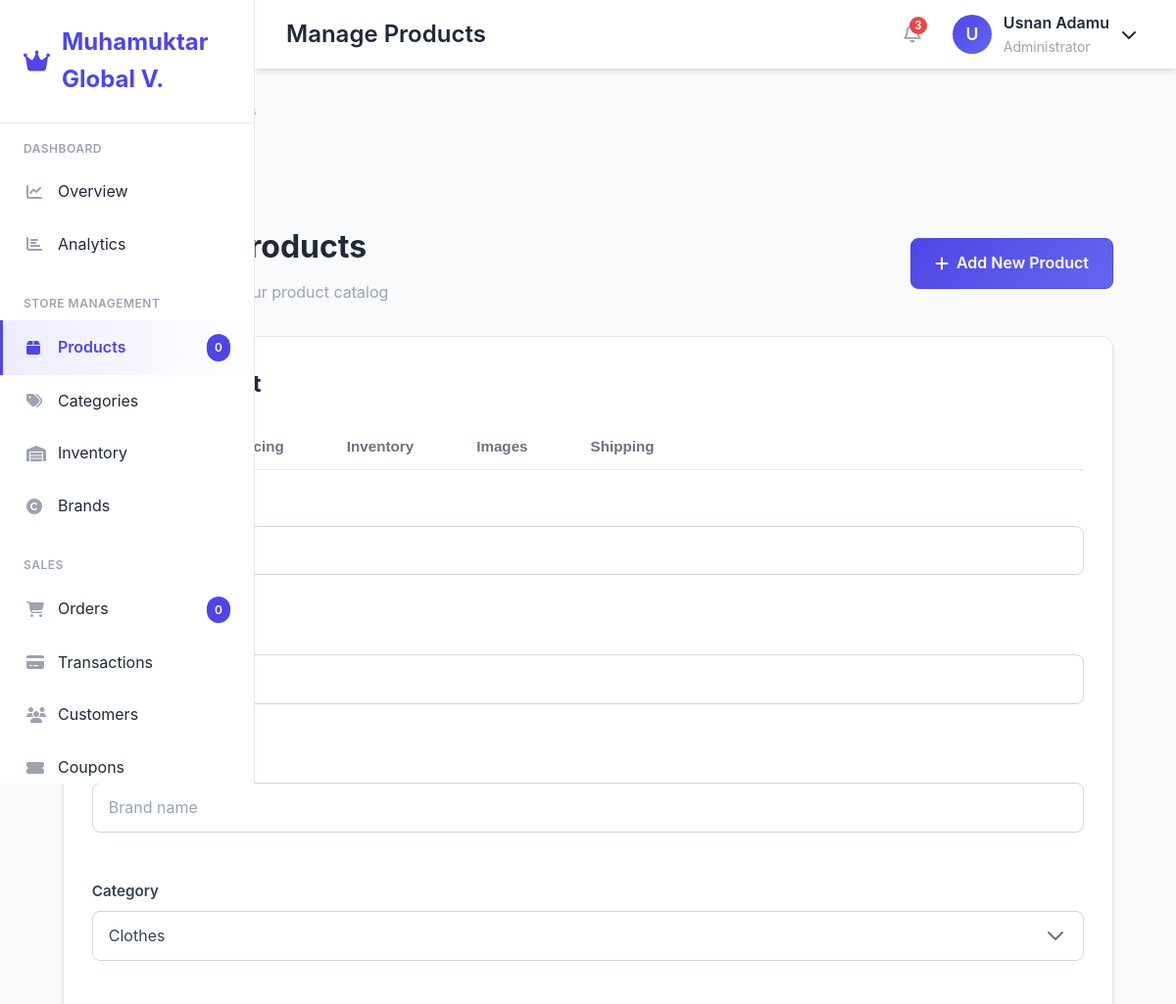
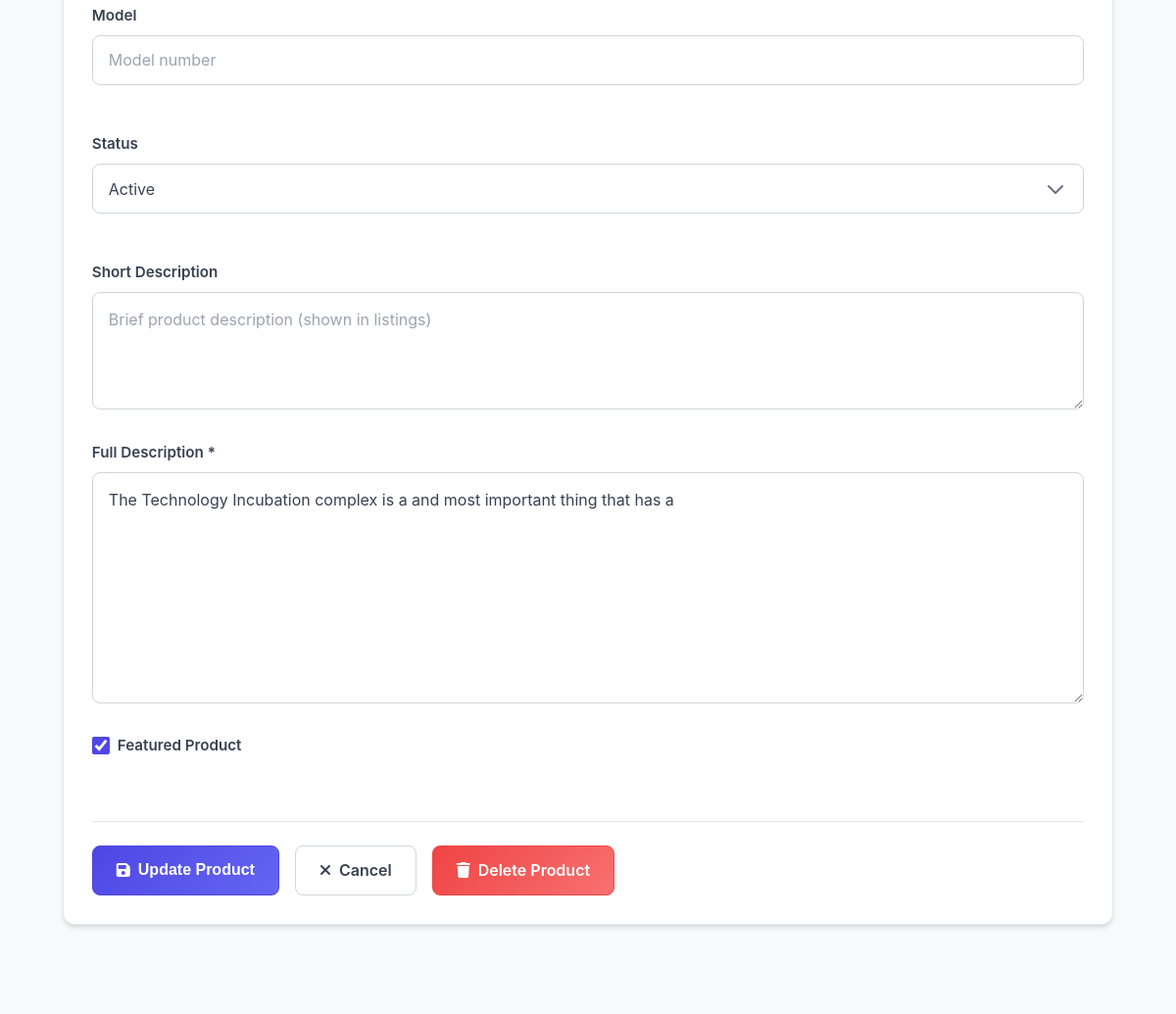
Page /admin/products.php?action=edit&id=2 (signed in) on the committed database (2 pictures, top to bottom).
### tables this page shows
CREATE TABLE `products` (
  `id` int(11) NOT NULL AUTO_INCREMENT,
  `name` varchar(255) NOT NULL,
  `slug` varchar(191) NOT NULL,
  `description` text,
  `price` decimal(10,2) NOT NULL,
  `discount_price` decimal(10,2) DEFAULT NULL,
  `cost_price` decimal(10,2) DEFAULT NULL,
  `category_id` int(11) DEFAULT NULL,
  `brand` varchar(255) DEFAULT NULL,
  `sku` varchar(100) DEFAULT NULL,
  `upc` varchar(50) DEFAULT NULL,
  `ean` varchar(50) DEFAULT NULL,
  `model` varchar(100) DEFAULT NULL,
  `weight` decimal(10,2) DEFAULT NULL,
  `dimensions` varchar(50) DEFAULT NULL,
  `short_description` text,
  `stock` int(11) DEFAULT '0',
  `status` enum('draft','active','inactive','out_of_stock') DEFAULT 'draft',
  `featured` tinyint(1) DEFAULT '0',
  `created_at` timestamp NOT NULL DEFAULT CURRENT_TIMESTAMP,
  `is_virtual` tinyint(1) DEFAULT '0',
  `downloadable` tinyint(1) DEFAULT '0',
  `taxable` tinyint(1) DEFAULT '1',
  `meta_title` varchar(255) DEFAULT NULL,
  `meta_keywords` text,
  `meta_description` text,
  `updated_at` timestamp NULL DEFAULT CURRENT_TIMESTAMP ON UPDATE CURRENT_TIMESTAMP,
  `deleted_at` datetime DEFAULT NULL,
  PRIMARY KEY (`id`),
  UNIQUE KEY `uq_products_slug` (`slug`),
  KEY `idx_products_category` (`category_id`),
  CONSTRAINT `fk_products_category` FOREIGN KEY (`category_id`) REFERENCES `categories` (`id`) ON DELETE SET NULL
);

CREATE TABLE `categories` (
  `id` int(11) NOT NULL AUTO_INCREMENT,
  `name` varchar(100) NOT NULL,
  `slug` varchar(120) NOT NULL,
  `created_at` timestamp NOT NULL DEFAULT CURRENT_TIMESTAMP,
  `description` text,
  `updated_at` datetime DEFAULT NULL,
  `parent_id` int(11) DEFAULT NULL,
  `display_order` int(11) DEFAULT '0',
  `image` varchar(255) DEFAULT NULL,
  `meta_title` varchar(255) DEFAULT NULL,
  `meta_description` text,
  `meta_keywords` text,
  `status` enum('active','inactive') DEFAULT 'active',
  PRIMARY KEY (`id`),
  UNIQUE KEY `slug` (`slug`),
  KEY `idx_parent` (`parent_id`),
  CONSTRAINT `fk_parent` FOREIGN KEY (`parent_id`) REFERENCES `categories` (`id`) ON DELETE SET NULL
);

### admin/products.php (the view, shortened to what this page needs)
<?php
require_once '../includes/auth.php';
$action = $_GET['action'] ?? '';
$id = (int)($_GET['id'] ?? 0);
$categories = [];
$edit_product = null;
try {
    $stmt = $pdo->query("SELECT id, name FROM categories ORDER BY name");
    $categories = $stmt->fetchAll(PDO::FETCH_ASSOC);
} catch (Exception $e) {
    $categories = [];
}
if ($action === 'edit' && $id > 0) {
    try {
        $stmt = $pdo->prepare("SELECT * FROM products WHERE id = ?");
        $stmt->execute([$id]);
        $edit_product = $stmt->fetch(PDO::FETCH_ASSOC);
    } catch (Exception $e) {
    }
}
require_once 'header.php';
?>
<div class="admin-main">
    <div style="display: flex; justify-content: space-between; align-items: center; margin-bottom: 2rem;">
        <div>
            <h1 style="font-size: 2rem; margin-bottom: 0.5rem; color: var(--admin-dark);">
                <i class="fas fa-box"></i> Manage Products
            </h1>
            <p style="color: var(--admin-gray);">Add, edit, and manage your product catalog</p>
        </div>
        <a href="?action=add" class="btn btn-primary" style="display: inline-flex; align-items: center; gap: 0.5rem;">
            <i class="fas fa-plus"></i> Add New Product
        </a>
    </div>
    <?php if ($action === 'add' || $action === 'edit'): ?>
        <div class="card">
            <h2 style="margin-bottom: 1.5rem; color: var(--admin-dark);">
            </h2>
            <form method="post" enctype="multipart/form-data" id="productForm">
                <div style="border-bottom: 1px solid var(--admin-border); margin-bottom: 1.5rem;">
                    <div style="display: flex; gap: 1rem; overflow-x: auto;">
                        <button type="button" class="tab-btn active" data-tab="general">General</button>
                        <button type="button" class="tab-btn" data-tab="pricing">Pricing</button>
                        <button type="button" class="tab-btn" data-tab="inventory">Inventory</button>
                        <button type="button" class="tab-btn" data-tab="images">Images</button>
                        <button type="button" class="tab-btn" data-tab="shipping">Shipping</button>
                    </div>
                </div>
                <div class="tab-content active" id="generalTab">
                    <div class="form-grid">
                        <div class="form-group">
                            <label class="form-label">Product Name *</label>
                            <input type="text" name="name"
                                   value="<?= htmlspecialchars($edit_product['name'] ?? '') ?>"
                                   required class="form-control" placeholder="Enter product name">
                        </div>
                        <div class="form-group">
                            <label class="form-label">SKU</label>
                            <input type="text" name="sku"
                                   value="<?= htmlspecialchars($edit_product['sku'] ?? '') ?>"
                                   class="form-control" placeholder="SKU-001">
                        </div>
                        <div class="form-group">
                            <label class="form-label">Brand</label>
                            <input type="text" name="brand"
                                   value="<?= htmlspecialchars($edit_product['brand'] ?? '') ?>"
                                   class="form-control" placeholder="Brand name">
                        </div>
                    </div>
                    <div class="form-grid">
                        <div class="form-group">
                            <label class="form-label">Category</label>
                            <select name="category_id" class="form-control">
                                <?php foreach ($categories as $cat): ?>
                                    <option value="<?= $cat['id'] ?>"
                                        <?= ($edit_product['category_id'] ?? 0) == $cat['id'] ? 'selected' : '' ?>>
                                        <?= htmlspecialchars($cat['name']) ?>
                                    </option>
                                <?php endforeach; ?>
                            </select>
                        </div>
                        <div class="form-group">
                            <label class="form-label">Model</label>
                            <input type="text" name="model"
                                   value="<?= htmlspecialchars($edit_product['model'] ?? '') ?>"
                                   class="form-control" placeholder="Model number">
                        </div>
                        <div class="form-group">
                            <label class="form-label">Status</label>
                            <select name="status" class="form-control">
                                <option value="active" <?= ($edit_product['status'] ?? '') === 'active' ? 'selected' : '' ?>>Active</option>
                            </select>
                        </div>
                    </div>
                    <div class="form-group">
                        <label class="form-label">Short Description</label>
                        <textarea name="short_description" rows="3" class="form-control"
                                  placeholder="Brief product description (shown in listings)"><?= htmlspecialchars($edit_product['short_description'] ?? '') ?></textarea>
                    </div>
                    <div class="form-group">
                        <label class="form-label">Full Description *</label>
                        <textarea name="description" rows="8" class="form-control"
                                  placeholder="Detailed product description" required><?= htmlspecialchars($edit_product['description'] ?? '') ?></textarea>
                    </div>
                    <div class="form-grid">
                        <div class="form-group">
                            <label class="form-label" style="display: flex; align-items: center; gap: 0.5rem;">
                                <input type="checkbox" name="featured" value="1"
                                       <?= ($edit_product['featured'] ?? 0) ? 'checked' : '' ?>>
                                Featured Product
                            </label>
                        </div>
                    </div>
                </div>
                <div style="display: flex; gap: 1rem; margin-top: 2rem; padding-top: 1.5rem; border-top: 1px solid var(--admin-border);">
                    <button type="submit" class="btn btn-primary">
                        <i class="fas fa-save"></i>
                        <?= $edit_product ? 'Update Product' : 'Add Product' ?>
                    </button>
                    <?php if ($edit_product): ?>
                        <a href="products.php" class="btn btn-secondary">
                            <i class="fas fa-times"></i> Cancel
                        </a>
                        <a href="?action=delete&id=<?= $edit_product['id'] ?>"
                           class="btn btn-danger"
                           onclick="return confirm('Delete this product? This action cannot be undone.')">
                            <i class="fas fa-trash"></i> Delete Product
                        </a>
                    <?php endif; ?>
                </div>
            </form>
        </div>
    <?php endif; ?>
</div>

### admin/header.php (style rules this page uses)
:root { --admin-primary: #4f46e5; --admin-primary-dark: #4338ca; --admin-primary-light: #6366f1; --admin-secondary: #10b981; --admin-danger: #ef4444; --admin-warning: #f59e0b; --admin-info: #3b82f6; --admin-dark: #1f2937; --admin-light: #f9fafb; --admin-gray: #9ca3af; --admin-border: #e5e7eb; --admin-shadow: 0 4px 6px -1px rgba(0, 0, 0, 0.1), 0 2px 4px -1px rgba(0, 0, 0, 0.06); --admin-shadow-lg: 0 10px 15px -3px rgba(0, 0, 0, 0.1), 0 4px 6px -2px rgba(0, 0, 0, 0.05); --sidebar-width: 260px; --header-height: 70px; --transition: all 0.3s ease; }
* { margin: 0; padding: 0; box-sizing: border-box; }
body { font-family: -apple-system, BlinkMacSystemFont, 'Segoe UI', Roboto, sans-serif; background: var(--admin-light); color: var(--admin-dark); line-height: 1.6; min-height: 100vh; }
.admin-main { margin-left: var(--sidebar-width); margin-top: var(--header-height); padding: 2rem; min-height: calc(100vh - var(--header-height)); transition: var(--transition); }

### admin/products.php (style rules this page uses)
.admin-main { margin-left: 260px; margin-top: 70px; padding: 2rem; background: #f8fafc; min-height: calc(100vh - 70px); transition: all 0.3s ease; }
.card { background: white; border-radius: 12px; box-shadow: 0 4px 6px -1px rgba(0, 0, 0, 0.1), 0 2px 4px -1px rgba(0, 0, 0, 0.06); padding: 1.8rem; margin-bottom: 2rem; border: 1px solid #e5e7eb; }
.form-grid { display: grid; grid-template-columns: repeat(auto-fit, minmax(300px, 1fr)); gap: 1.5rem; margin-bottom: 1.5rem; }
.form-group { margin-bottom: 1.5rem; }
.form-label { display: block; margin-bottom: 0.5rem; font-weight: 600; color: #374151; font-size: 0.95rem; }
.form-control { width: 100%; padding: 0.9rem 1rem; border: 1px solid #d1d5db; border-radius: 8px; font-size: 1rem; color: #374151; background: white; transition: all 0.2s; font-family: -apple-system, BlinkMacSystemFont, 'Segoe UI', Roboto, sans-serif; }
.form-control::placeholder { color: #9ca3af; }
.btn { padding: 0.75rem 1.5rem; border-radius: 8px; font-weight: 600; cursor: pointer; transition: all 0.2s; border: none; font-size: 1rem; display: inline-flex; align-items: center; justify-content: center; gap: 0.5rem; text-decoration: none; }
.btn-primary { background: linear-gradient(135deg, #4f46e5, #6366f1); color: white; border: 1px solid #4f46e5; }
.btn-secondary { background: white; color: #374151; border: 1px solid #d1d5db; }
.btn-danger { background: linear-gradient(135deg, #ef4444, #f87171); color: white; border: 1px solid #ef4444; }
.tab-btn { padding: 0.75rem 1.5rem; background: none; border: none; border-bottom: 3px solid transparent; font-weight: 600; color: #6b7280; cursor: pointer; transition: all 0.3s; white-space: nowrap; font-size: 0.95rem; }
.tab-btn.active { color: #4f46e5; border-bottom-color: #4f46e5; }
.tab-content { animation: fadeIn 0.3s ease; }
input[type="checkbox"], input[type="radio"] { width: 18px; height: 18px; cursor: pointer; accent-color: #4f46e5; }
select.form-control { appearance: none; background-repeat: no-repeat; background-position: right 1rem center; background-size: 1.5em; padding-right: 2.5rem; }
textarea.form-control { resize: vertical; min-height: 120px; line-height: 1.6; }
@media (max-width: 1200px) { .admin-main { margin-left: 0; } }
@media (max-width: 1200px) { .form-grid { grid-template-columns: 1fr; } }
.form-control, .btn, .tab-btn, .stat-card, .page-link, .image-item { transition: all 0.2s ease-in-out; }

### rows in the picture
products: name "T-Shirt", category_id "Clothes", status "Active", description "The Technology Incubation complex is a and most important thing that has a", featured "☑"

### other values in the picture
SITE_NAME "Muhamuktar Global V."
substr($_SESSION['user_name'] ?? 'A', 0, 1) "U"
$_SESSION['user_name'] "Usnan Adamu"
